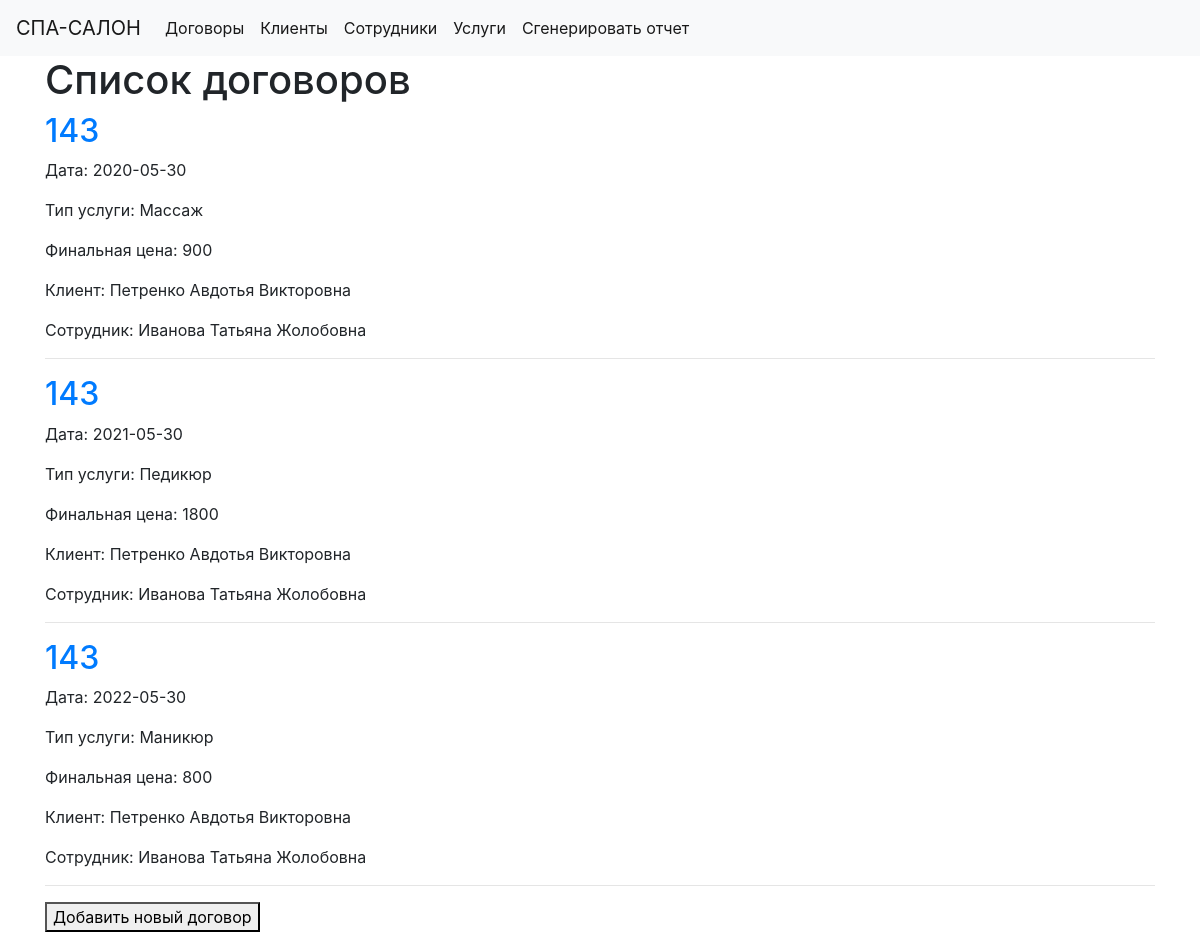
The app's page /contracts with its own data.
### tables this page shows
CREATE TABLE 'contracts' (
	'id' INTEGER PRIMARY KEY AUTOINCREMENT,
	'number' TEXT,
	'date' TEXT,
	'services_type_id' INTEGER,
	'start_price' INTEGER,
	'discount' INTEGER,
	'finish_price' INTEGER,
	'client_id' INTEGER,
	'employee_id' INTEGER
);

CREATE TABLE 'type_services' (
	'id' INTEGER PRIMARY KEY AUTOINCREMENT,
	'service' TEXT
);

CREATE TABLE 'clients' (
	'id' INTEGER PRIMARY KEY AUTOINCREMENT,
	'name' TEXT,
	'email' TEXT,
	'phone_number' TEXT
);

CREATE TABLE 'employees' (
	'id' INTEGER PRIMARY KEY AUTOINCREMENT,
	'name' TEXT,
	'email' TEXT,
	'phone_number' TEXT,
	'position' TEXT
);

### app.py (the view)
@app.route('/contracts')
def contracts():
    contracts_db = get_contracts()
    map_client = {}
    map_employee = {}
    map_type_service = {}
    for contract in contracts_db:
        map_client[contract['client_id']] = get_client(contract['client_id'])['name']
        map_employee[contract['employee_id']] = get_employee(contract['employee_id'])['name']
        map_type_service[contract['services_type_id']] = get_type_service(contract['services_type_id'])['service']
    return render_template('contracts.html', contracts=contracts_db, clients=map_client, employees=map_employee,
                           services=map_type_service)

### app.py (called while the page is built)
def get_db_connection():
    conn = sqlite3.connect('database.db')
    conn.row_factory = sqlite3.Row
    return conn

def get_contracts():
    conn = get_db_connection()
    contracts_db = conn.execute('SELECT * FROM contracts').fetchall()
    conn.close()
    return contracts_db

def get_client(client_id):
    conn = get_db_connection()
    client_id_db = conn.execute('SELECT * FROM clients WHERE id = ?',
                                (client_id,)).fetchone()
    conn.close()
    if client_id_db is None:
        abort(404)
    return client_id_db

def get_employee(employee_id):
    conn = get_db_connection()
    employee_id_db = conn.execute('SELECT * FROM employees WHERE id = ?',
                                  (employee_id,)).fetchone()
    conn.close()
    if employee_id_db is None:
        abort(404)
    return employee_id_db

def get_type_service(type_service_id):
    conn = get_db_connection()
    type_service_id_db = conn.execute('SELECT * FROM type_services WHERE id = ?',
                                      (type_service_id,)).fetchone()
    conn.close()
    if type_service_id_db is None:
        abort(404)
    return type_service_id_db

### templates/contracts.html
{% extends 'base.html' %}
{% block content %}
    <h1>{% block title %} Список договоров {% endblock %}</h1>
    {% for contract in contracts %}
        <a href="{{ url_for('contract', contract_id=contract['id']) }}">
            <h2>{{ contract['number'] }}</h2>
        </a>
        <p>Дата: {{ contract['date'] }}</p>
        <p>Тип услуги: {{ services[contract['services_type_id']] }}</p>
        <p>Финальная цена: {{ contract['finish_price'] }}</p>
        <p>Клиент: {{ clients[contract['client_id']] }}</p>
        <p>Сотрудник: {{ employees[contract['employee_id']] }}</p>
        <hr>
    {% endfor %}
    <a href="{{ url_for('new_contract') }}">
        <button>Добавить новый договор</button>
    </a>
{% endblock %}

### templates/base.html (shortened to what this page needs)
<!doctype html>
<html lang="en">
<head>
    <link rel="stylesheet" href="https://stackpath.bootstrapcdn.com/bootstrap/4.3.1/css/bootstrap.min.css"
>
</head>
<body>
<nav class="navbar navbar-expand-md navbar-light bg-light">
    <a class="navbar-brand" href="{{ url_for('index')}}">СПА-САЛОН</a>
    <div class="collapse navbar-collapse" id="navbarNav">
        <ul class="navbar-nav">
            <li class="nav-item active">
                <a class="nav-link" href="{{ url_for('contracts')}}">Договоры</a>
            </li>
            <li class="nav-item active">
                <a class="nav-link" href="{{ url_for('clients')}}">Клиенты</a>
            </li>
            <li class="nav-item active">
                <a class="nav-link" href="{{ url_for('employees')}}">Сотрудники</a>
            </li>
            <li class="nav-item active">
                <a class="nav-link" href="{{ url_for('type_services')}}">Услуги</a>
            </li>
            <li class="nav-item active">
                <a class="nav-link" href="{{ url_for('generate_report')}}">Сгенерировать отчет</a>
            </li>
        </ul>
    </div>
</nav>
<div class="container">
    {% block content %} {% endblock %}
</div>
</body>
</html>

### records on screen
contracts: number "143", date "2020-05-30", finish_price "900"
type_services: service "Массаж"
clients: name "Петренко Авдотья Викторовна"
employees: name "Иванова Татьяна Жолобовна"
contracts: number "143", date "2021-05-30", finish_price "1800"
type_services: service "Педикюр"
contracts: number "143", date "2022-05-30", finish_price "800"
type_services: service "Маникюр"
